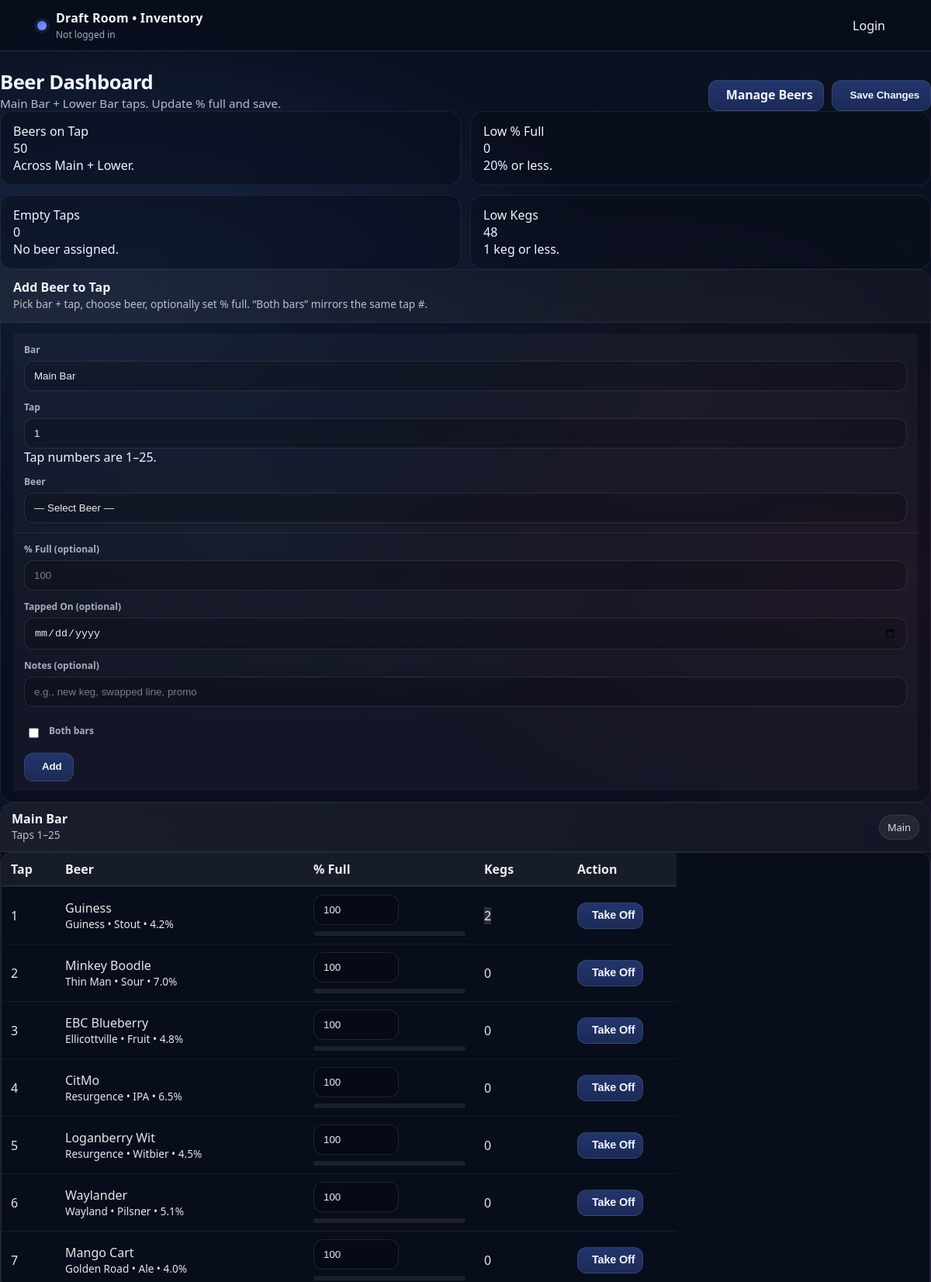
Screenshot of /beers/dashboard (upper part) with the database file from the repository.
### app.py (models this page shows)
class BeerTap(db.Model):
    __tablename__ = "beer_taps"
    id = db.Column(db.Integer, primary_key=True)
    bar_location = db.Column(db.String(20), nullable=False)
    beer_id = db.Column(db.Integer, db.ForeignKey("beers.id"), nullable=True)
    percent_remaining = db.Column(db.Integer, nullable=False, default=100)
    tapped_on = db.Column(db.Date, nullable=True)
    notes = db.Column(db.Text, nullable=True)
    updated_at = db.Column(db.DateTime, nullable=False, default=datetime.utcnow, onupdate=datetime.utcnow)

class Beer(db.Model):
    __tablename__ = "beers"
    id = db.Column(db.Integer, primary_key=True)
    name = db.Column(db.String(200), nullable=False)
    brewery = db.Column(db.String(200), nullable=True)
    style = db.Column(db.String(120), nullable=True)
    abv = db.Column(db.Float, nullable=True)
    cost = db.Column(db.Float, nullable=True)          # cost per keg
    price = db.Column(db.Float, nullable=True)         # selling price per pour
    keg_size = db.Column(db.String(40), nullable=True)
    cups_per_keg = db.Column(db.Integer, nullable=True)
    on_hand_kegs = db.Column(db.Integer, nullable=False, default=0)
    created_at = db.Column(db.DateTime, nullable=False, default=datetime.utcnow)
    taps = db.relationship("BeerTap", backref="beer", lazy=True)

### app.py (the view)
@app.route("/beers/dashboard", methods=["GET"])
def beers_dashboard():
    ensure_beer_taps()
    beers = Beer.query.order_by(Beer.brewery.asc().nullslast(), Beer.name.asc()).all()
    main_taps = BeerTap.query.filter_by(bar_location="main").order_by(BeerTap.id.asc()).all()
    lower_taps = BeerTap.query.filter_by(bar_location="lower").order_by(BeerTap.id.asc()).all()
    return render_template(
        "beers_dashboard.html",
        beers=beers,
        main_taps=main_taps,
        lower_taps=lower_taps
    )

### app.py (called while the page is built)
def role_rank(role: str | None) -> int:
    if not role:
        return 0
    return ROLE_RANK.get(role.strip().lower(), 0)

def current_user() -> Optional["User"]:
    uid = session.get("user_id")
    if not uid:
        return None
    try:
        return User.query.get(int(uid))
    except Exception:
        return None

def current_user_role() -> str:
    if session.get("break_glass_admin") is True:
        return "admin"
    u = current_user()
    if not u:
        return ""
    return (u.role or "").lower()

def can_manage_users() -> bool:
    return current_user_role() == "admin"

def can_edit_inventory() -> bool:
    return role_rank(current_user_role()) >= ROLE_RANK["manager"]

@app.context_processor
def inject_user():
    u = current_user()
    return {
        "auth_user": u,
        "auth_break_glass": bool(session.get("break_glass_admin") is True),
        "auth_role": current_user_role(),
        "can_edit_inventory": can_edit_inventory(),
        "can_manage_users": can_manage_users(),
    }

def ensure_beer_taps():
    for bar in ["main", "lower"]:
        existing = BeerTap.query.filter_by(bar_location=bar).count()
        if existing < 25:
            for _ in range(25 - existing):
                db.session.add(BeerTap(bar_location=bar, beer_id=None, percent_remaining=100))
            db.session.commit()

### templates/beers_dashboard.html (shortened to what this page needs)
{% extends "base.html" %}
{% block content %}
{% set ns = namespace(total_on_tap=0, low_percent=0, empty_taps=0, low_kegs=0) %}
{% for t in main_taps %}
  {% if t.beer %}
    {% set ns.total_on_tap = ns.total_on_tap + 1 %}
    {% if (t.percent_remaining or 0) <= 20 %}{% set ns.low_percent = ns.low_percent + 1 %}{% endif %}
    {% if (t.beer.on_hand_kegs or 0) <= 1 %}{% set ns.low_kegs = ns.low_kegs + 1 %}{% endif %}
  {% else %}
    {% set ns.empty_taps = ns.empty_taps + 1 %}
  {% endif %}
{% endfor %}
{% for t in lower_taps %}
  {% if t.beer %}
    {% set ns.total_on_tap = ns.total_on_tap + 1 %}
    {% if (t.percent_remaining or 0) <= 20 %}{% set ns.low_percent = ns.low_percent + 1 %}{% endif %}
    {% if (t.beer.on_hand_kegs or 0) <= 1 %}{% set ns.low_kegs = ns.low_kegs + 1 %}{% endif %}
  {% else %}
    {% set ns.empty_taps = ns.empty_taps + 1 %}
  {% endif %}
{% endfor %}
<div class="container-fluid py-3 beer-page">
  <div class="beer-header mb-3">
    <div>
      <h1 class="beer-title">Beer Dashboard</h1>
      <div class="beer-subtitle">Main Bar + Lower Bar taps. Update % full and save.</div>
    </div>
    <div class="beer-actions">
      <a class="btn btn-outline-secondary" href="/beers">
         Manage Beers
      </a>
      <button class="btn btn-primary" type="submit" form="tapsSaveForm">
         Save Changes
      </button>
    </div>
  </div>
  <div class="beer-analytics mb-3">
    <div class="beer-card">
      <div class="beer-card-body">
        <div class="beer-stat">
          <div>
            <div class="beer-stat-label">Beers on Tap</div>
            <div class="beer-stat-value">{{ ns.total_on_tap }}</div>
          </div>
        </div>
        <div class="beer-stat-foot">Across Main + Lower.</div>
      </div>
    </div>
    <div class="beer-card">
      <div class="beer-card-body">
        <div class="beer-stat">
          <div>
            <div class="beer-stat-label">Low % Full</div>
            <div class="beer-stat-value">{{ ns.low_percent }}</div>
          </div>
        </div>
        <div class="beer-stat-foot">20% or less.</div>
      </div>
    </div>
    <div class="beer-card">
      <div class="beer-card-body">
        <div class="beer-stat">
          <div>
            <div class="beer-stat-label">Empty Taps</div>
            <div class="beer-stat-value">{{ ns.empty_taps }}</div>
          </div>
        </div>
        <div class="beer-stat-foot">No beer assigned.</div>
      </div>
    </div>
    <div class="beer-card">
      <div class="beer-card-body">
        <div class="beer-stat">
          <div>
            <div class="beer-stat-label">Low Kegs</div>
            <div class="beer-stat-value">{{ ns.low_kegs }}</div>
          </div>
        </div>
        <div class="beer-stat-foot">1 keg or less.</div>
      </div>
    </div>
  </div>
  <div class="beer-card mb-3">
    <div class="beer-card-head">
      <div>
        <div class="beer-card-title">Add Beer to Tap</div>
        <div class="beer-card-subtitle">Pick bar + tap, choose beer, optionally set % full. “Both bars” mirrors the same tap #.</div>
      </div>
    </div>
    <div class="beer-card-body">
      <form method="POST" action="{{ url_for('assign_beer_to_tap') }}" id="assignForm">
        <div class="row g-3 align-items-end">
          <div class="col-12 col-md-4 col-xl-2">
            <label class="form-label">Bar</label>
            <select name="bar_pick" id="bar_pick" class="form-select" required>
              <option value="main">Main Bar</option>
            </select>
          </div>
          <div class="col-12 col-md-4 col-xl-2">
            <label class="form-label">Tap</label>
            <select name="tap_id" id="tap_id" class="form-select" required></select>
            <div class="form-text">Tap numbers are 1–25.</div>
          </div>
          <div class="col-12 col-md-4 col-xl-8">
            <label class="form-label">Beer</label>
            <select name="beer_id" class="form-select" required>
              <option value="">— Select Beer —</option>
            </select>
          </div>
        </div>
        <div class="row g-3 align-items-end mt-0">
          <div class="col-12 col-md-4 col-xl-2">
            <label class="form-label">% Full (optional)</label>
            <input type="number" class="form-control" name="set_percent" min="0" max="100" placeholder="100">
          </div>
          <div class="col-12 col-md-4 col-xl-2">
            <label class="form-label">Tapped On (optional)</label>
            <input type="date" class="form-control" name="tapped_on">
          </div>
          <div class="col-12 col-md-8 col-xl-5">
            <label class="form-label">Notes (optional)</label>
            <input type="text" class="form-control" name="notes" placeholder="e.g., new keg, swapped line, promo">
          </div>
          <div class="col-12 col-md-6 col-xl-2">
            <div class="form-check beer-check">
              <input class="form-check-input" type="checkbox" id="both_bars">
              <label class="form-check-label" for="both_bars">Both bars</label>
            </div>
          </div>
          <div class="col-12 col-md-6 col-xl-1">
            <button class="btn btn-success w-100" type="submit">
               Add
            </button>
          </div>
        </div>
      </form>
    </div>
  </div>
  <div class="beer-panels">
    <div class="beer-card">
      <div class="beer-card-head beer-card-head-tight">
        <div>
          <div class="beer-card-title">Main Bar</div>
          <div class="beer-card-subtitle">Taps 1–25</div>
        </div>
        <span class="beer-pill">Main</span>
      </div>
      <div class="beer-table-wrap">
        <table class="table table-hover align-middle beer-table mb-0">
          <thead>
            <tr>
              <th class="col-tap">Tap</th>
              <th class="col-beer">Beer</th>
              <th class="col-percent">% Full</th>
              <th class="col-kegs">Kegs</th>
              <th class="col-action">Action</th>
            </tr>
          </thead>
          <tbody>
            {% for t in main_taps %}
              <tr>
                <td class="col-tap fw-semibold">{{ loop.index }}</td>
                <td class="col-beer">
                  {% if t.beer %}
                    <div class="fw-semibold">{{ t.beer.name }}</div>
                    <div class="text-muted small">
                      {% if t.beer.brewery %}{{ t.beer.brewery }}{% endif %}
                      {% if t.beer.style %}{% if t.beer.brewery %} • {% endif %}{{ t.beer.style }}{% endif %}
                      {% if t.beer.abv %}{% if t.beer.brewery or t.beer.style %} • {% endif %}{{ '%.1f'|format(t.beer.abv) }}%{% endif %}
                    </div>
                  {% else %}
                    <span class="text-muted">— Empty —</span>
                  {% endif %}
                </td>
                <td class="col-percent">
                  <div class="beer-percent">
                    <input
                      type="number"
                      min="0"
                      max="100"
                      class="form-control form-control-sm beer-percent-input"
                      name="percent_{{ t.id }}"
                      value="{{ t.percent_remaining }}"
                      form="tapsSaveForm"
                    >
                  </div>
                  {% if t.beer %}
                    <div class="progress beer-progress">
                    </div>
                  {% endif %}
                </td>
                <td class="col-kegs">
                  {% if t.beer %}
                    {% if (t.beer.on_hand_kegs or 0) <= 1 %}
                      <span class="badge text-bg-danger">{{ t.beer.on_hand_kegs }}</span>
                    {% else %}
                      <span class="badge text-bg-secondary">{{ t.beer.on_hand_kegs }}</span>
                    {% endif %}
                  {% else %}
                    <span class="text-muted">—</span>
                  {% endif %}
                </td>
                <td class="col-action">
                  {% if t.beer %}
                    <form method="POST" action="{{ url_for('remove_beer_from_tap') }}" class="m-0">
                      <button class="btn btn-outline-danger btn-sm" type="submit">
                         Take Off
                      </button>
                    </form>
                  {% else %}
                    <span class="text-muted">—</span>
                  {% endif %}
                </td>
              </tr>
            {% endfor %}
          </tbody>
        </table>
      </div>
    </div>
  </div>
</div>
{% endblock %}

### rows the page displays
BeerTap: beer.name "Guiness", beer.brewery "Guiness", beer.style "Stout", percent_remaining "100", beer.on_hand_kegs "2"
Beer: beer.abv "4.2"
BeerTap: beer.name "Minkey Boodle", beer.brewery "Thin Man", beer.style "Sour", percent_remaining "100", beer.on_hand_kegs "0"
Beer: beer.abv "7.0"
BeerTap: beer.name "EBC Blueberry", beer.brewery "Ellicottville", beer.style "Fruit", percent_remaining "100", beer.on_hand_kegs "0"
Beer: beer.abv "4.8"
BeerTap: beer.name "CitMo", beer.brewery "Resurgence", beer.style "IPA", percent_remaining "100", beer.on_hand_kegs "0"
Beer: beer.abv "6.5"
BeerTap: beer.name "Loganberry Wit", beer.brewery "Resurgence", beer.style "Witbier", percent_remaining "100", beer.on_hand_kegs "0"
Beer: beer.abv "4.5"
BeerTap: beer.name "Waylander", beer.brewery "Wayland", beer.style "Pilsner", percent_remaining "100", beer.on_hand_kegs "0"
Beer: beer.abv "5.1"
BeerTap: beer.name "Mango Cart", beer.brewery "Golden Road", beer.style "Ale", percent_remaining "100", beer.on_hand_kegs "0"
Beer: beer.abv "4.0"

### other values shown
{{ ns.total_on_tap }} "50"
{{ ns.low_percent }} "0"
{{ ns.empty_taps }} "0"
{{ ns.low_kegs }} "48"
